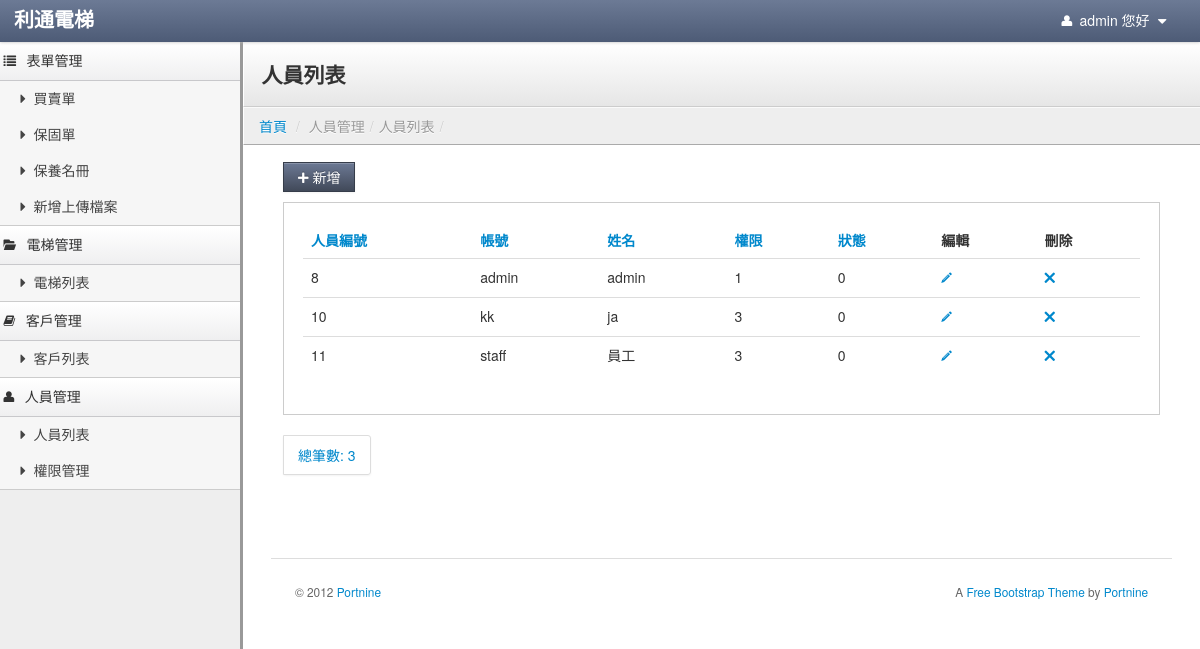
/index.php/personal/personal_list (signed in), run on the app's committed database.
### tables this page shows
CREATE TABLE `usermenu` (
  `menuid` int(5) NOT NULL AUTO_INCREMENT COMMENT '菜單ID',
  `parentid` int(5) NOT NULL DEFAULT '0' COMMENT '上層菜單',
  `title` varchar(30) NOT NULL COMMENT '標題',
  `controller` varchar(40) NOT NULL COMMENT '控制器',
  `actioner` varchar(40) NOT NULL COMMENT '動作',
  `icon` varchar(100) DEFAULT NULL,
  `ismenu` tinyint(1) NOT NULL DEFAULT '0' COMMENT '是否顯示',
  `sort` tinyint(4) NOT NULL DEFAULT '0' COMMENT '排序',
  `isdisabled` tinyint(1) NOT NULL DEFAULT '0' COMMENT '是否刪除',
  PRIMARY KEY (`menuid`)
);

CREATE TABLE `account` (
  `id` int(11) NOT NULL AUTO_INCREMENT,
  `account` varchar(255) NOT NULL,
  `password` varchar(255) NOT NULL,
  `name` varchar(255) NOT NULL,
  `permission` varchar(255) NOT NULL,
  `status` int(5) NOT NULL,
  `menuidarray` text,
  `isdelete` tinyint(2) NOT NULL DEFAULT '0' COMMENT '邏輯刪除用戶',
  PRIMARY KEY (`id`)
);

### application/controllers/Personal.php (called while the page is built, shortened)
<?php
class Personal extends CI_Controller
{
	var $data = array();
	function __construct()
	{
        $this->load->model('public_tools');
        $this->load->model('m_personal_model');
		$this->load->library('datamodel');
		$this->load->library('Member');
        $this->load->library('pagination');
        $this->load->model('Usermenu_model');
        $usermenu_m = new Usermenu_model();
        if(isset($_SESSION['id'])) {
            $this->aUsermenulist = $usermenu_m->usermenulist($_SESSION['id']);
        }
	}
    public function personal_list()
    {
        $public_tools = new public_tools();
        $m_personal_model = new m_personal_model();
        $this->data['page_title'] = '人員列表';
        $this->data['breadcrumb_trail'] = $public_tools->breadcrumbTrail(array('人員管理','人員列表'));
        $toPage = $this->input->get('per_page');
        $perPageRows = 10;
        $iResult = $m_personal_model->getPersonalList($toPage,$perPageRows);
        $this->data['list'] = $iResult['results'];
        $this->data['total_rows'] = $iResult['affects'];
        $this->load->view('v_personal_list', $this->data);
    }
}

### index.php (called while the page is built, shortened)
<?php
require_once BASEPATH.'core/CodeIgniter.php';

### application/models/usermenu_model.php (called while the page is built, shortened)
<?php
class Usermenu_model extends CI_Model
{
	public function usermenulist($iUserid=0)
	{
        $sSql = "select menuidarray,permission from account where id ={$iUserid} and `status`=0";
        $query = $this->db->query($sSql);
        $useridmenu = $query->row_array();
        $power_group = 'employee_group';
        switch ($useridmenu['permission']){
            case 1:
                $power_group = 'admin_group';
                break;
        }
        $sSql = "select configvalue from config where configkey ='{$power_group}'";
        $query = $this->db->query($sSql);
        $configmenu = $query->row_array();
        $diffstr = $useridmenu['menuidarray'] .','.$configmenu['configvalue'];
        $diffarray = explode(',',$diffstr);
        $diffarray = array_unique($diffarray);
        asort($diffarray);
        $useridmenu['menuidarray'] = implode(',',$diffarray);
        $sSql = "select * from usermenu where menuid in ({$useridmenu['menuidarray']}) and ismenu=1 and isdisabled!=1 and parentid = 0";
        $query = $this->db->query($sSql);
        $results = array();
        foreach ($query->result_array() as $vNavheader){
            $results[$vNavheader['menuid']] = $vNavheader;
            $sSql = "select * from usermenu where menuid in ({$useridmenu['menuidarray']}) and parentid = '{$vNavheader['menuid']}' and ismenu=1 and isdisabled!=1";
            $query_navlist = $this->db->query($sSql);
            foreach ($query_navlist->result_array() as $vNavlist){
                $results[$vNavheader['menuid']]['subtype'][]=$vNavlist;
            }
        }
        return $results;
	}
}

### application/models/m_personal_model.php (called while the page is built, shortened)
<?php
class m_personal_model extends CI_Model
{
    public function getPersonalList($toPage,$toRows)
    {
        $public_tools = new public_tools();
        $toPage = is_null($toPage)?1:$toPage;
        $toPage = ($toPage-1)<0?0:($toPage-1)*$toRows;
        $sSql = "select * from account where isdelete=0 limit $toPage,$toRows";
        $query = $this->db->query($sSql);
        $data['results'] = $query->result_array();
        $data['affects'] = $public_tools->get_total('account');
        return $data;
    }
}

### application/views/v_personal_list.php (the view, shortened to what this page needs)
<!DOCTYPE html>
<html lang="en">
	<?php
		include "head.php";
	?>
	<body>
		<?php
			include "navbar.php";
			include "sidebar-nav.php";
		?>
		<div class="content">
			<div class="header">
				<h1 class="page-title"><?=$this->data['page_title']?></h1>
			</div>
				<ul class="breadcrumb">
					<li><a href="<?=base_url("/mainpage/index")?>">首頁</a> <span class="divider">/</span></li>
					<?=$this->data['breadcrumb_trail']?>
				</ul>
			<div class="container-fluid">
				<div class="row-fluid">
					<div class="container-fluid">
						<div class="row-fluid">
								<div class="btn-toolbar">
									<a href="<?=base_url("/Personal/create_Personal/1")?>"><button class="btn btn-primary" id="new_people"><i class="icon-plus"></i> 新增</button></a>
								</div>
							<form action="<?=base_url("/personal/personal_borad")?>" method="post">
								<div class="well">
									<table class="table sortable">
										<thead>
											<tr>
												<th><a href="#">人員編號</a></th>
												<th><a href="#">帳號</a></th>
												<th><a href="#">姓名</a></th>
												<th><a href="#">權限</a></th>
												<th><a href="#">狀態</a></th>
												<th class="sorttable_nosort">編輯</th>
												<th class="sorttable_nosort">刪除</th>
											</tr>
										</thead>
										<tbody>
                                        <?php if (count($this->data['list']) != 0): ?>
                                            <?php foreach ($this->data['list'] as $v): ?>
                                                <tr>
                                                    <td><?=$v['id'];?></td>
                                                    <td><?=$v['account'];?></td>
                                                    <td><?=$v['name'];?></td>
                                                    <td><?=$v['permission'];?></td>
                                                    <td><?=$v['status'];?></td>
                                                    <td><a href="<?=base_url("/personal/edit_personal")?>/personal_id/<?=$v['id'];?>" ><i class="icon-pencil"></i></td>
                                                    <td><a href="javascript: void(0)" onclick="ondeleteqwe('<?=$v['id'];?>','<?=$v['name'];?>')"><i class="icon-remove"></i></a></td>
                                                </tr>
                                            <?php endforeach; ?>
                                        <?php endif; ?>
										</tbody>
									</table>
								</div>
							</form>
							<div class="pagination">
								<ul>
                                    <li><a href="">總筆數: <?=$this->data['total_rows'];?></a></li>
                                </ul>
							</div>
							<footer>
								<hr>
								<p class="pull-right">A <a href="http://www.portnine.com/bootstrap-themes" target="_blank">Free Bootstrap Theme</a> by <a href="http://www.portnine.com" target="_blank">Portnine</a></p>
								<p>&copy; 2012 <a href="http://www.portnine.com" target="_blank">Portnine</a></p>
							</footer>
						</div>
					</div>
				</div>
			</div>
		</div>
	</body>
</html>

### application/views/sidebar-nav.php
<div class="sidebar-nav">
       <?php
           foreach($this->aUsermenulist as $v){
               echo '<a href="#'.$v['controller'].'-menu" class="nav-header" data-toggle="collapse"><i class="'.$v['icon'].'"></i>'.$v['title'].'</i></a>';
               if(!empty($v['subtype'])){
                   echo '<ul id="'.$v['controller'].'-menu" class="nav nav-list collapse in">';
                   foreach($v['subtype'] as $vSub){
                       echo '<li ><a href="'.base_url("/{$vSub['controller']}/{$vSub['actioner']}").'"><i class="'.$vSub['icon'].'"></i>'.$vSub['title'].'</a></li>';
                   }
                   echo '</ul>';
               }
           }
       ?>
   </div>

### stylesheets/theme.css (style rules this page uses)
body { background: #eee; background-image: url(http://subtlepatterns.com/patterns/furley_bg.png); background-position: initial initial; background-repeat: initial initial; background-position: initial initial; background-repeat: initial initial; margin: 0px; padding: 0px; }
h1 { margin-top: 0px; color: #eee; }
hr { border-top: 1px solid #ddd; border-bottom: 1px solid #fff; }
.content { min-width: 400px; position: relative; min-height: 800px; background: #fff; margin-left: 240px; border-left: 1px solid #cccccc; border-left: 3px solid #999999; }
.header { background: #ffffff; background: #ffffff; background: -webkit-gradient(linear, left bottom, left top, color-stop(0, #e6e6e6), color-stop(1, #ffffff)); background: -ms-linear-gradient(bottom, #e6e6e6, #ffffff); background: -moz-linear-gradient(center bottom, #e6e6e6 0%, #ffffff 100%); background: -o-linear-gradient(bottom, #e6e6e6, #ffffff); filter: progid:dximagetransform.microsoft.gradient(startColorStr='#4d5b76', EndColorStr='#6c7a95'); -ms-filter: "progid:DXImageTransform.Microsoft.gradient(startColorStr='#ffffff',EndColorStr='#e6e6e6')"; border-bottom: 1px solid #cccccc; border-top: 1px solid #ffffff; border-left: 1px solid #ffffff; padding: 0em 1.25em; }
.header h1 { margin: 1em 0em; padding: 0em; line-height: 1em; font-size: 1.5em; color: #eee; color: #333; }
.breadcrumb { -webkit-box-shadow: none; -moz-box-shadow: none; box-shadow: none; -webkit-border-radius: 0px; -moz-border-radius: 0px; border-radius: 0px; -moz-background-clip: padding; -webkit-background-clip: padding-box; background-clip: padding-box; background: #eee; border-bottom: 1px solid #aaa; border-top: 1px solid #fafafa; border-left: 1px solid #fff; margin-bottom: .5em; }
footer { padding: 1em; margin-top: 4em; color: #666; font-size: .85em; line-height: 1.3em; }
footer hr { margin: 2em -2em; }
.sidebar-nav { width: 240px; position: absolute; float: left; border-top: none; border-left: none; margin: 0em; }
.sidebar-nav .nav-header { border-top: 1px solid #ffffff; border-bottom: 1px solid #c8c8cb; border-left: none; color: #333; display: block; background: #efeff0; background: -webkit-gradient(linear, left bottom, left top, color-stop(0, #efeff0), color-stop(1, #ffffff)); background: -ms-linear-gradient(bottom, #efeff0, #ffffff); background: -moz-linear-gradient(center bottom, #efeff0 0%, #ffffff 100%); background: -o-linear-gradient(bottom, #efeff0, #ffffff); filter: progid:dximagetransform.microsoft.gradient(startColorStr='#4d5b76', EndColorStr='#6c7a95'); -ms-filter: "progid:DXImageTransform.Microsoft.gradient(startColorStr='#ffffff',EndColorStr='#efeff0')"; font-weight: normal; font-size: 1em; line-height: 2.5em; padding: 0em .25em; margin-bottom: 0px; text-shadow: none; text-transform: none; }
.sidebar-nav .nav-header i[class^="icon-"] { margin-right: .75em; }
.sidebar-nav .nav-list { margin: 0px; border: 0px; background: #f6f6f6; }
.sidebar-nav .nav-list > li > a { color: #444; padding: .5em 1em; }
.sidebar-nav .nav-list.collapse.in { border-bottom: 1px solid #ccc; }
.btn { -webkit-border-radius: 0px; -moz-border-radius: 0px; border-radius: 0px; }
.btn-primary { background-color: #414959; background-image: -webkit-gradient(linear, 0 0, 0 100%, from(#6c7994), to(#414959)); background-image: -webkit-linear-gradient(top, #6c7994, #414959); background-image: -o-linear-gradient(top, #6c7994, #414959); background-image: linear-gradient(to bottom, #6c7994, #414959); background-image: -moz-linear-gradient(top, #6c7994, #414959); filter: progid:dximagetransform.microsoft.gradient(startColorStr='#6c7994', EndColorStr='#414959'); -ms-filter: "progid:DXImageTransform.Microsoft.gradient(startColorStr='#6c7994',EndColorStr='#414959')"; border: 1px solid #363d4a; }
.well { background-color: #fff; border: 1px solid #ccc; -webkit-box-shadow: 1px 1px 0px #ffffff; -moz-box-shadow: 1px 1px 0px #ffffff; box-shadow: 1px 1px 0px #ffffff; -webkit-border-radius: 0px; -moz-border-radius: 0px; border-radius: 0px; -moz-background-clip: padding; -webkit-background-clip: padding-box; background-clip: padding-box; }

### data on the page
usermenu: title "表單管理"
usermenu: title "買賣單"
usermenu: title "保固單"
usermenu: title "保養名冊"
usermenu: title "新增上傳檔案"
usermenu: title "電梯管理"
usermenu: title "電梯列表"
usermenu: title "客戶管理"
usermenu: title "客戶列表"
usermenu: title "人員管理"
usermenu: title "人員列表"
usermenu: title "權限管理"
account: id "8", account "admin", name "admin", permission "1", status "0"
account: id "10", account "kk", name "ja", permission "3", status "0"
account: id "11", account "staff", name "員工", permission "3", status "0"

### other printed values
$_SESSION["account"] "admin"
$this->data['page_title'] "人員列表"
$v "人員管理"
$v "人員列表"
$this->data['total_rows'] "3"
